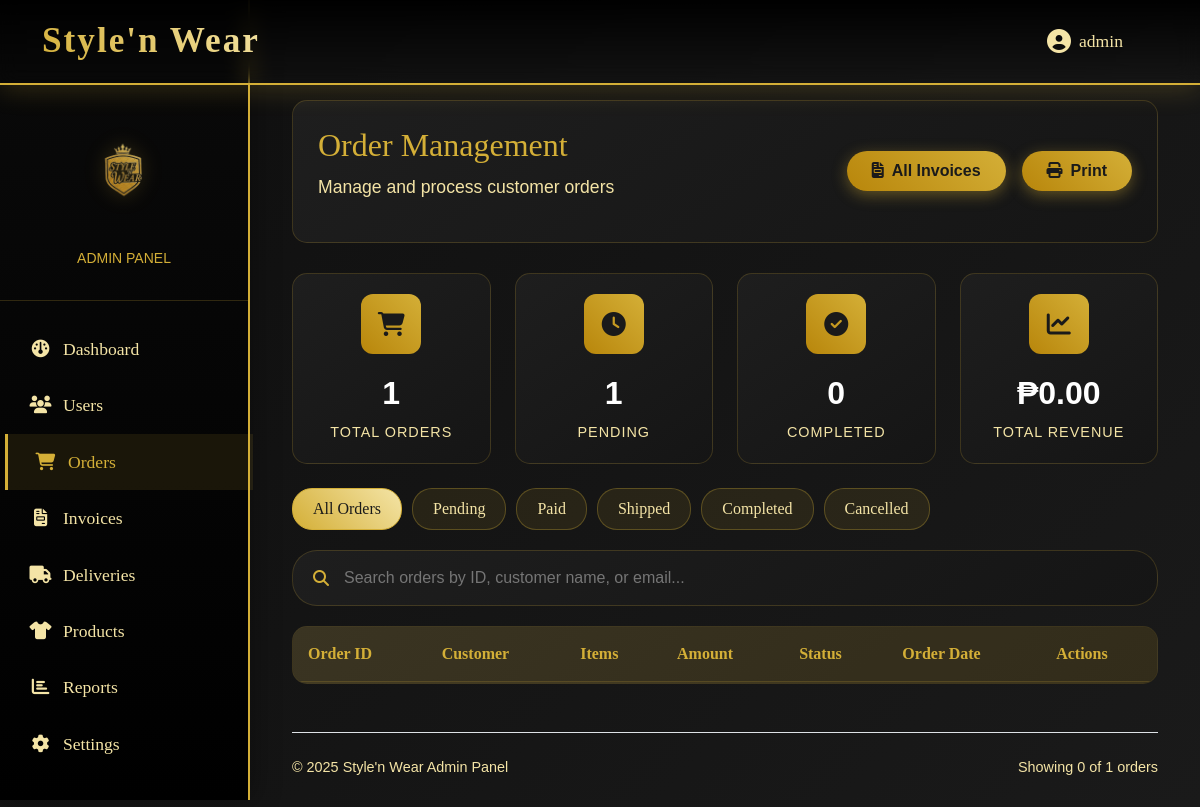
The page /Admin/orders.php (signed in) on the database as committed earlier.
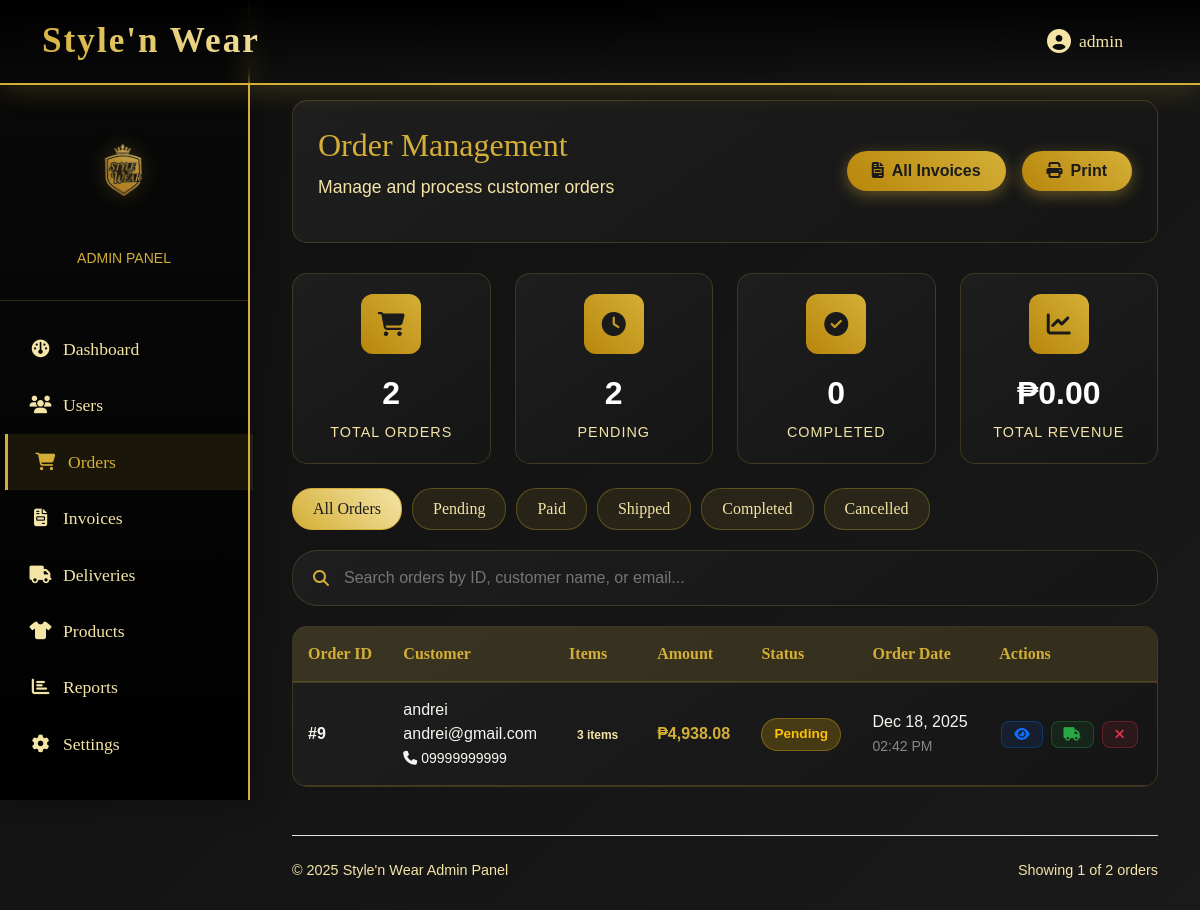
The same page on the database as committed later.
### tables this page shows
CREATE TABLE `orders` (
  `order_id` int(11) NOT NULL,
  `user_id` int(11) NOT NULL,
  `shipping_address_id` int(11) DEFAULT NULL,
  `total_amount` decimal(12,2) NOT NULL DEFAULT 0.00,
  `currency` varchar(10) NOT NULL DEFAULT 'PHP',
  `status` enum('pending','paid','shipped','completed','cancelled') NOT NULL DEFAULT 'pending',
  `placed_at` timestamp NOT NULL DEFAULT current_timestamp(),
  `updated_at` timestamp NOT NULL DEFAULT current_timestamp() ON UPDATE current_timestamp()
);

CREATE TABLE `users` (
  `user_id` int(11) NOT NULL,
  `fullname` varchar(100) NOT NULL,
  `username` varchar(50) NOT NULL,
  `password_hash` varchar(255) NOT NULL,
  `email` varchar(150) NOT NULL,
  `date_joined` timestamp NOT NULL DEFAULT current_timestamp()
);

CREATE TABLE `shipping_addresses` (
  `address_id` int(11) NOT NULL,
  `user_id` int(11) NOT NULL,
  `recipient_name` varchar(100) DEFAULT NULL,
  `address_line` varchar(255) NOT NULL,
  `city` varchar(100) DEFAULT NULL,
  `province` varchar(100) DEFAULT NULL,
  `postal_code` varchar(20) DEFAULT NULL,
  `phone` varchar(30) DEFAULT NULL,
  `created_at` timestamp NOT NULL DEFAULT current_timestamp()
);

### Admin/orders.php (the view, shortened to what the changed rows need)
<?php
try {
    $host = 'localhost';
    $dbname = 'stylenwear_db';
    $dbuser = 'root';
    $dbpass = '';
    $pdo = new PDO("mysql:host=$host;dbname=$dbname;charset=utf8", $dbuser, $dbpass);
    $pdo->setAttribute(PDO::ATTR_ERRMODE, PDO::ERRMODE_EXCEPTION);
    $stmt = $pdo->query("
        SELECT o.*, u.fullname, u.email,
               COUNT(oi.order_item_id) as item_count,
               sa.address_line, sa.city, sa.phone
        FROM orders o
        JOIN users u ON o.user_id = u.user_id
        LEFT JOIN order_items oi ON o.order_id = oi.order_id
        LEFT JOIN shipping_addresses sa ON o.shipping_address_id = sa.address_id
        GROUP BY o.order_id
        ORDER BY o.placed_at DESC
    ");
    $orders = $stmt->fetchAll();
    $totalOrders = $pdo->query("SELECT COUNT(*) FROM orders")->fetchColumn();
    $pendingOrders = $pdo->query("SELECT COUNT(*) FROM orders WHERE status = 'pending'")->fetchColumn();
} catch(PDOException $e) {
    die("Database error: " . $e->getMessage());
}
function e($s) {
    return htmlspecialchars($s ?? '', ENT_QUOTES, 'UTF-8');
}
function getStatusBadge($status) {
    $classes = [
        'pending' => 'status-pending',
        'paid' => 'status-paid',
        'shipped' => 'status-shipped',
        'completed' => 'status-completed',
        'cancelled' => 'status-cancelled'
    ];
    return $classes[$status] ?? 'status-pending';
}
?>
<!DOCTYPE html>
<html lang="en">
<head>
    <link href="https://cdn.jsdelivr.net/npm/bootstrap@5.3.0/dist/css/bootstrap.min.css" rel="stylesheet">
    <link rel="stylesheet" href="https://cdnjs.cloudflare.com/ajax/libs/font-awesome/6.4.0/css/all.min.css">
    <link rel="stylesheet" href="../css/orders-style.css">
</head>
<body>
    <main class="admin-content">
        <div class="container-fluid">
            <div class="page-header">
                <div class="row align-items-center">
                    <div class="col-md-6">
                        <h1 class="page-title">Order Management</h1>
                    </div>
                </div>
            </div>
            <div class="row mb-4">
                <div class="col-md-3">
                    <div class="stats-card">
                        <div class="stats-icon">
                            <i class="fas fa-shopping-cart"></i>
                        </div>
                        <div class="stats-value"><?php echo e($totalOrders); ?></div>
                        <div class="stats-label">Total Orders</div>
                    </div>
                </div>
                <div class="col-md-3">
                    <div class="stats-card">
                        <div class="stats-icon">
                            <i class="fas fa-clock"></i>
                        </div>
                        <div class="stats-value"><?php echo e($pendingOrders); ?></div>
                        <div class="stats-label">Pending</div>
                    </div>
                </div>
            </div>
            <div class="orders-table">
                <div class="table-responsive">
                    <table class="table mb-0">
                        <thead>
                            <tr>
                                <th>Order ID</th>
                                <th>Customer</th>
                                <th>Items</th>
                                <th>Amount</th>
                                <th>Status</th>
                                <th>Order Date</th>
                                <th>Actions</th>
                            </tr>
                        </thead>
                        <tbody>
                            <?php foreach ($orders as $order):
                                $orderDate = date('M d, Y', strtotime($order['placed_at']));
                                $orderTime = date('h:i A', strtotime($order['placed_at']));
                                $statusClass = getStatusBadge($order['status']);
                            ?>
                            <tr class="order-row" data-status="<?php echo e($order['status']); ?>">
                                <td>
                                    <strong>#<?php echo e($order['order_id']); ?></strong>
                                </td>
                                <td>
                                    <div class="user-name"><?php echo e($order['fullname']); ?></div>
                                    <div class="user-email"><?php echo e($order['email']); ?></div>
                                    <?php if (!empty($order['phone'])): ?>
                                    <small><i class="fas fa-phone"></i> <?php echo e($order['phone']); ?></small>
                                    <?php endif; ?>
                                </td>
                                <td>
                                    <span class="badge bg-dark"><?php echo e($order['item_count']); ?> items</span>
                                </td>
                                <td>
                                    <strong class="text-gold">₱<?php echo e(number_format($order['total_amount'], 2)); ?></strong>
                                </td>
                                <td>
                                    <span class="status-badge <?php echo e($statusClass); ?>">
                                        <?php echo e(ucfirst($order['status'])); ?>
                                    </span>
                                </td>
                                <td>
                                    <div><?php echo e($orderDate); ?></div>
                                    <small class="text-muted"><?php echo e($orderTime); ?></small>
                                </td>
                                <td>
                                    <div class="d-flex flex-wrap gap-1">
                                        <form method="POST" class="d-inline">
                                            <button type="submit" class="action-btn btn-view" title="View Invoice">
                                                <i class="fas fa-eye"></i>
                                            </button>
                                        </form>
                                        <?php if ($order['status'] == 'paid' || $order['status'] == 'pending'): ?>
                                        <form method="POST" class="d-inline">
                                            <button type="submit" class="action-btn btn-ship" title="Mark as Shipped">
                                                <i class="fas fa-truck"></i>
                                            </button>
                                        </form>
                                        <?php endif; ?>
                                        <?php if ($order['status'] != 'cancelled' && $order['status'] != 'completed'): ?>
                                        <form method="POST" class="d-inline" onsubmit="return confirm('Are you sure you want to cancel this order?');">
                                            <button type="submit" class="action-btn btn-cancel" title="Cancel Order">
                                                <i class="fas fa-times"></i>
                                            </button>
                                        </form>
                                        <?php endif; ?>
                                    </div>
                                </td>
                            </tr>
                            <?php endforeach; ?>
                        </tbody>
                    </table>
                </div>
            </div>
            <footer class="mt-5 pt-4 border-top" style="border-color: rgba(212, 175, 55, 0.2);">
                <div class="d-flex justify-content-between align-items-center" style="color: var(--gold-light); font-size: 0.9rem;">
                    <div>© <?php echo date('Y'); ?> Style'n Wear Admin Panel</div>
                    <div>
                        Showing <?php echo count($orders); ?> of <?php echo e($totalOrders); ?> orders
                    </div>
                </div>
            </footer>
        </div>
    </main>
</body>
</html>

Rows that differ between the two databases and show on the page:
added orders: order_id "9", user.fullname "andrei", user.email "andrei@gmail.com", shipping_address.phone "09999999999", item_count "3", total_amount "4,938.08", status "Pending", placed_at "Dec 18, 2025", placed_at "02:42 PM"
Other text that changed with them:
$totalOrders: "1" → "2"
$pendingOrders: "1" → "2"
count($orders): "0" → "1"
